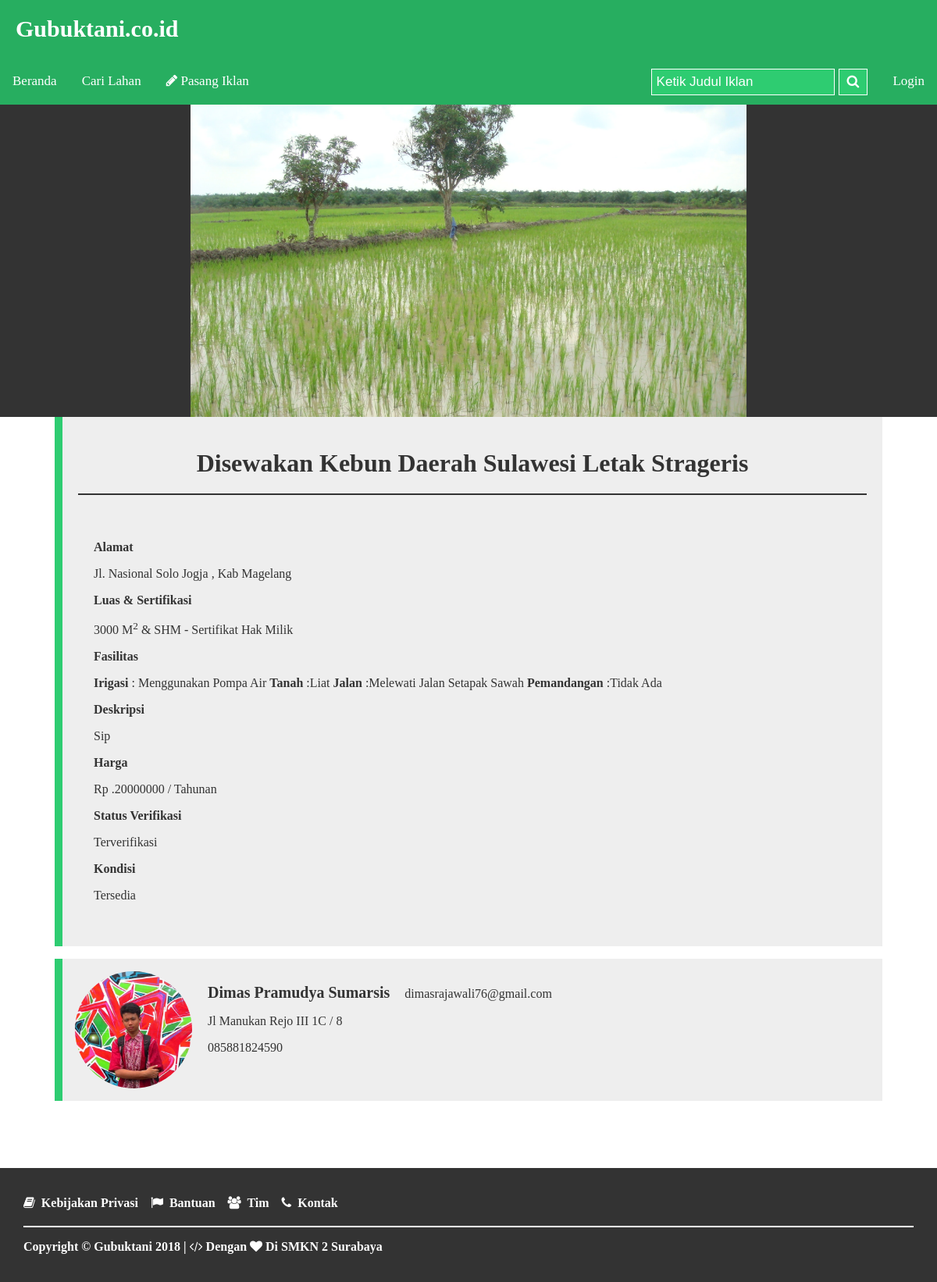
Screenshot of /ui/fieldDetail.php?id_lahan=24 with the database file from the repository.
### tables this page shows
CREATE TABLE `tb_lahan` (
  `id_lahan` int(11) NOT NULL,
  `id_user` int(11) NOT NULL,
  `id_kategori` int(11) NOT NULL,
  `judul` varchar(100) NOT NULL,
  `alamat_lahan` varchar(100) NOT NULL,
  `luas` varchar(7) NOT NULL,
  `sertifikasi` varchar(60) NOT NULL,
  `deskripsi` text NOT NULL,
  `harga` int(11) NOT NULL,
  `kurun_sewa` varchar(10) NOT NULL,
  `status` varchar(20) NOT NULL,
  `kondisi` varchar(10) NOT NULL,
  `fasilitas_irigasi` varchar(60) NOT NULL,
  `fasilitas_tanah` varchar(60) NOT NULL,
  `fasilitas_jalan` varchar(60) NOT NULL,
  `fasilitas_pemandangan` varchar(60) NOT NULL,
  `foto_lahan` varchar(255) NOT NULL,
  `fieldCreate_at` varchar(100) DEFAULT NULL,
  `fieldUpdate_at` varchar(100) DEFAULT NULL
);

CREATE TABLE `tb_user` (
  `id_user` int(8) NOT NULL,
  `nama_depan` varchar(15) NOT NULL,
  `nama_belakang` varchar(60) NOT NULL,
  `email` varchar(60) NOT NULL,
  `password` varchar(255) NOT NULL,
  `alamat` varchar(100) NOT NULL,
  `telepon` varchar(13) NOT NULL,
  `profesi` varchar(20) NOT NULL,
  `foto` varchar(200) NOT NULL,
  `create_at` varchar(100) DEFAULT NULL,
  `update_at` varchar(100) DEFAULT NULL
);

### ui/fieldDetail.php (the view, shortened to what this page needs)
<?php
    require_once "db.php";
    require_once "User.php";
    if (isset($_GET['id_lahan'])) {
      $lahanid = $_GET['id_lahan'];
      $sql = "SELECT * FROM tb_lahan INNER JOIN tb_user ON tb_lahan.id_user=tb_user.id_user WHERE id_lahan = $lahanid";
      $query = $db->prepare($sql);
      $query->execute();
      $data = $query->fetch();
    }
 ?>
<!DOCTYPE html>
<html>
<head>
  <link rel="stylesheet" type="text/css" href="css/style.css">
  <link rel="stylesheet" type="text/css" href="css/font-awesome.min.css">
</head>
<body onscroll="myFunction()">
<div class="header">
  <h1>Gubuktani.co.id</h1>
</div>
<?php include "template/header.php"; ?>
<div class="container-images">
  <img src="images/<?php echo $data['foto_lahan'] ?>">
</div>
<div class="content content-akun" style="padding-top: 0px;">
  <div class="container-data detail">
    <h1><?php echo $data['judul'] ?></h1>
    <div class="caption">
      <p><strong>Alamat</strong></p>
      <p><?php echo $data['alamat_lahan']; ?></p>
      <p><strong>Luas & Sertifikasi</strong></p>
      <p><?php echo $data['luas']; ?> M<sup>2</sup> & <?php echo $data['sertifikasi']; ?></p>
      <p><strong>Fasilitas</strong></p>
      <p><b>Irigasi</b> : <?php echo $data['fasilitas_irigasi']; ?> <b>Tanah</b> :<?php echo $data['fasilitas_tanah']; ?> <b>Jalan</b> :<?php echo $data['fasilitas_jalan']; ?> <b>Pemandangan</b> :<?php echo $data['fasilitas_pemandangan']; ?></p>
      <p><strong>Deskripsi</strong></p>
      <p><?php echo nl2br($data['deskripsi']); ?></p>
      <p><strong>Harga</strong></p>
      <p>Rp .<?php echo $data['harga']; ?> / <?php echo $data['kurun_sewa']; ?></p>
      <p><strong>Status Verifikasi</strong></p>
      <p><?php echo $data['status']; ?></p>
      <p><strong>Kondisi</strong></p>
      <p><?php echo $data['kondisi']; ?></p>
    </div>
  </div>
  <div class="container-akun">
    <img src="images/<?php echo $data['foto'] ?>" alt="Avatar" style="width:150px; height:150px;">
    <p><span><strong><?php echo $data['nama_depan'] . '&nbsp;' . $data['nama_belakang']?></strong></span> <?php echo $data['email'] ?></p>
    <p><?php echo $data['alamat'] ?></p>
    <p><?php echo $data['telepon'] ?></p>
  </div>
</div>
<?php include "template/footer.php"; ?>
</body>
</html>

### ui/css/style.css (style rules this page uses)
body,html { margin: 0; font-family: raleway; height: 100%; color: #333; }
.header { color: #FFF; background: #27ae60; padding: 20px; }
.header h1 { margin: 0; font-family: segoe script; font-weight: bold; font-size:30px; }
.content { padding: 20px; text-align: justify; max-width: 1100px; margin: auto; margin-bottom: 50px; }
* { box-sizing: border-box; }
.container-akun { background-color: #eee; padding: 16px; margin: 16px 0; border-left:10px solid #2ecc71; }
.container-akun::after { content: ""; clear: both; display: table; }
.container-akun img { float: left; margin-right: 20px; border-radius: 100%; }
.container-akun span { font-size: 20px; margin-right: 15px; }
.container-data { background: #eee; float: none; width: 100%; padding: 20px; border-left:10px solid #2ecc71; }
.container-data h1 { border-bottom: 2px solid #333; padding-bottom: 20px; text-align: center; }
.container-data .caption { width: 100%; padding: 20px; margin: auto; }
.container-images { width: 100%; height: 400px; text-align: center; background: #333; }
.container-images img { max-width: 100%; max-height: 100%; }

### rows the page displays
tb_lahan: foto_lahan (picture), judul "Disewakan Kebun Daerah Sulawesi Letak Strageris", alamat_lahan "Jl. Nasional Solo Jogja , Kab Magelang", luas "3000", sertifikasi "SHM - Sertifikat Hak Milik", fasilitas_irigasi "Menggunakan Pompa Air", fasilitas_tanah "Liat", fasilitas_jalan "Melewati Jalan Setapak Sawah", fasilitas_pemandangan "Tidak Ada", deskripsi "Sip", harga "20000000", kurun_sewa "Tahunan", status "Terverifikasi", kondisi "Tersedia", id_user.foto (picture), id_user.nama_depan "Dimas", id_user.nama_belakang "Pramudya Sumarsis", id_user.email "dimasrajawali76@gmail.com", id_user.alamat "Jl Manukan Rejo III 1C / 8", id_user.telepon "085881824590"
